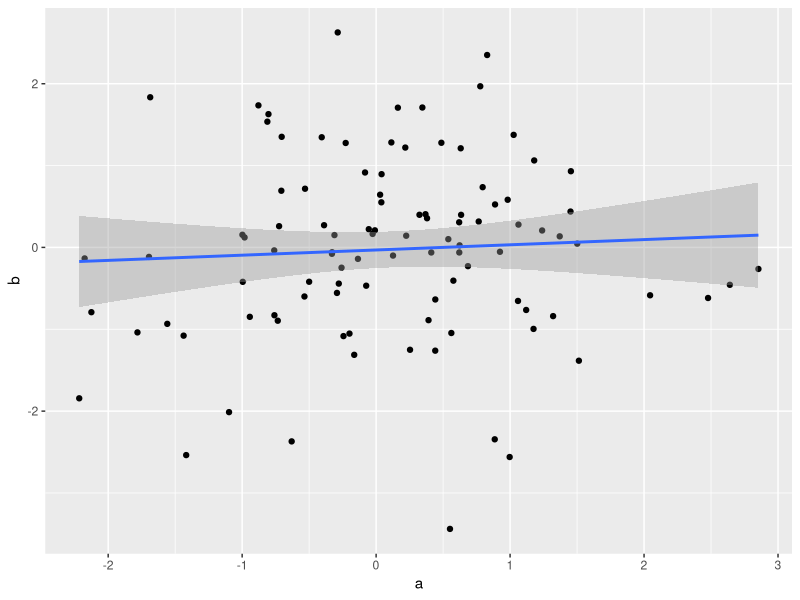

Here is the R script that generated this plot:
## ---- chunk 1
df <- data.frame(a = rnorm(100), b = rnorm(100))
## ---- chunk 2
library("ggplot2")
ggplot(df, aes(a, b)) + geom_point() + geom_smooth(method = "lm")
